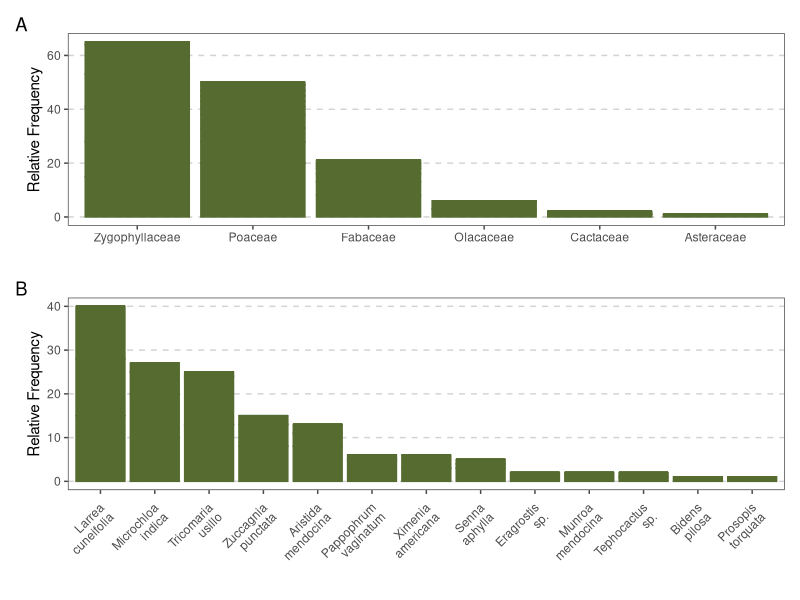

The R script that drew this image:
library(ggplot2)
library(egg)
library(patchwork)

plants = read.csv("01_data/plants/plant_species.csv")
plants = data.frame(table(plants))
plants = plants[order(plants$Freq, decreasing = T),]
n = sum(plants$Freq)


plot_family = ggplot(plants, aes(reorder(family, -(Freq/sum(Freq))), Freq)) +
    geom_bar(stat = "identity", fill = "darkolivegreen", color = "darkolivegreen") +
    xlab("") +
    ylab("Relative Frequency") +
    theme_article() +
    theme(panel.grid.major.y = element_line(color = "lightgrey", linetype = "dashed"))


plot_species = ggplot(plants, aes(reorder(Species, -(Freq/sum(Freq))), Freq)) +
    geom_bar(stat = "identity", fill = "darkolivegreen", color = "darkolivegreen") +
    xlab("") +
    ylab("Relative Frequency") +
    theme_article() +
    scale_x_discrete(labels=function(x){sub("\\s", "\n", x)}) +
    theme(panel.grid.major.y = element_line(color = "lightgrey", linetype = "dashed"),
          axis.text.x = element_text(angle = 45, vjust = 0.9, hjust=1))

plot = plot_family / plot_species + plot_annotation(tag_levels = 'A')

ggsave("05_figures/plants/plant_frequency.png", plot, "png", width = 7, height = 10)
